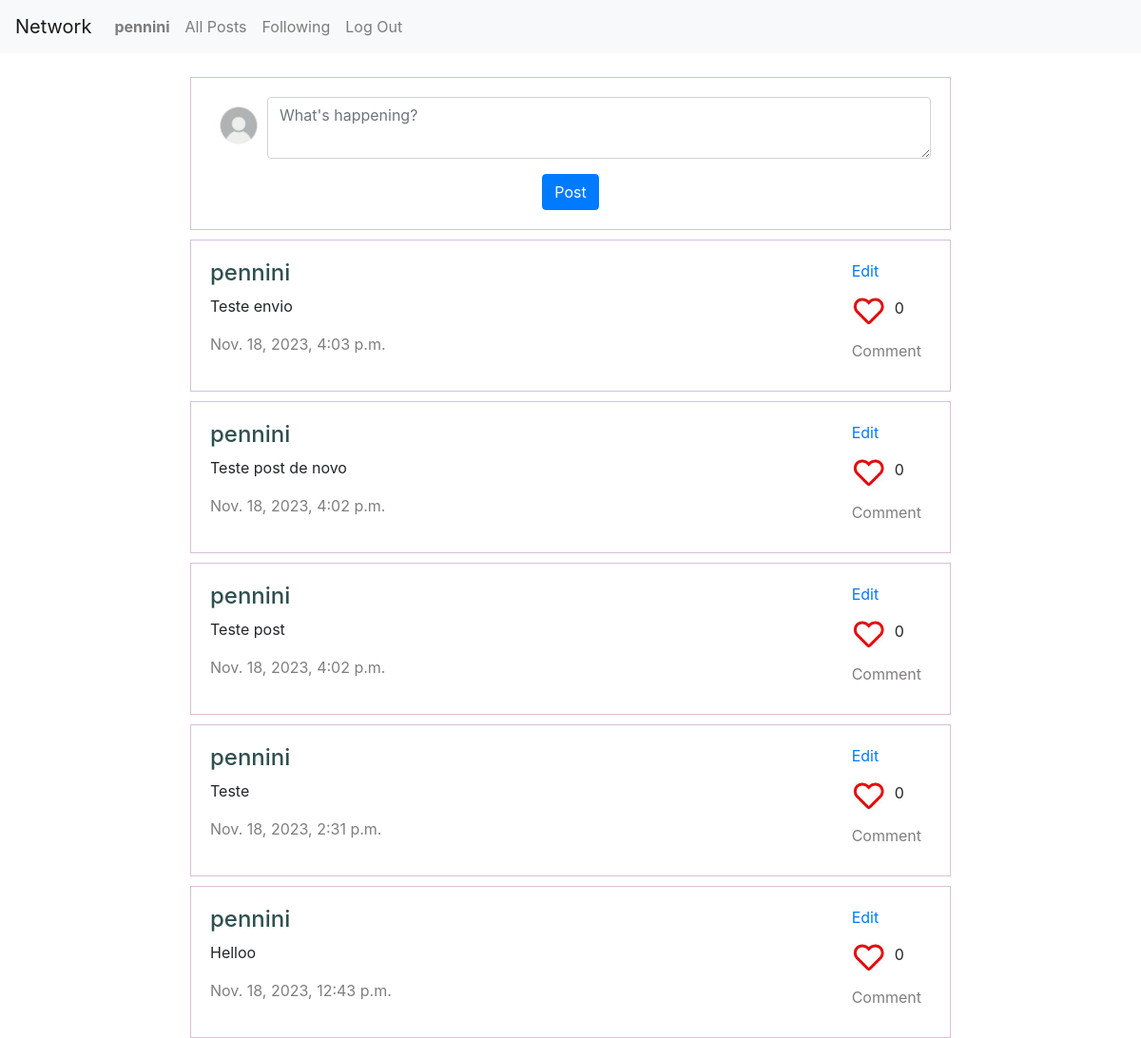
/ (signed in), run on an earlier commit of the app's database.
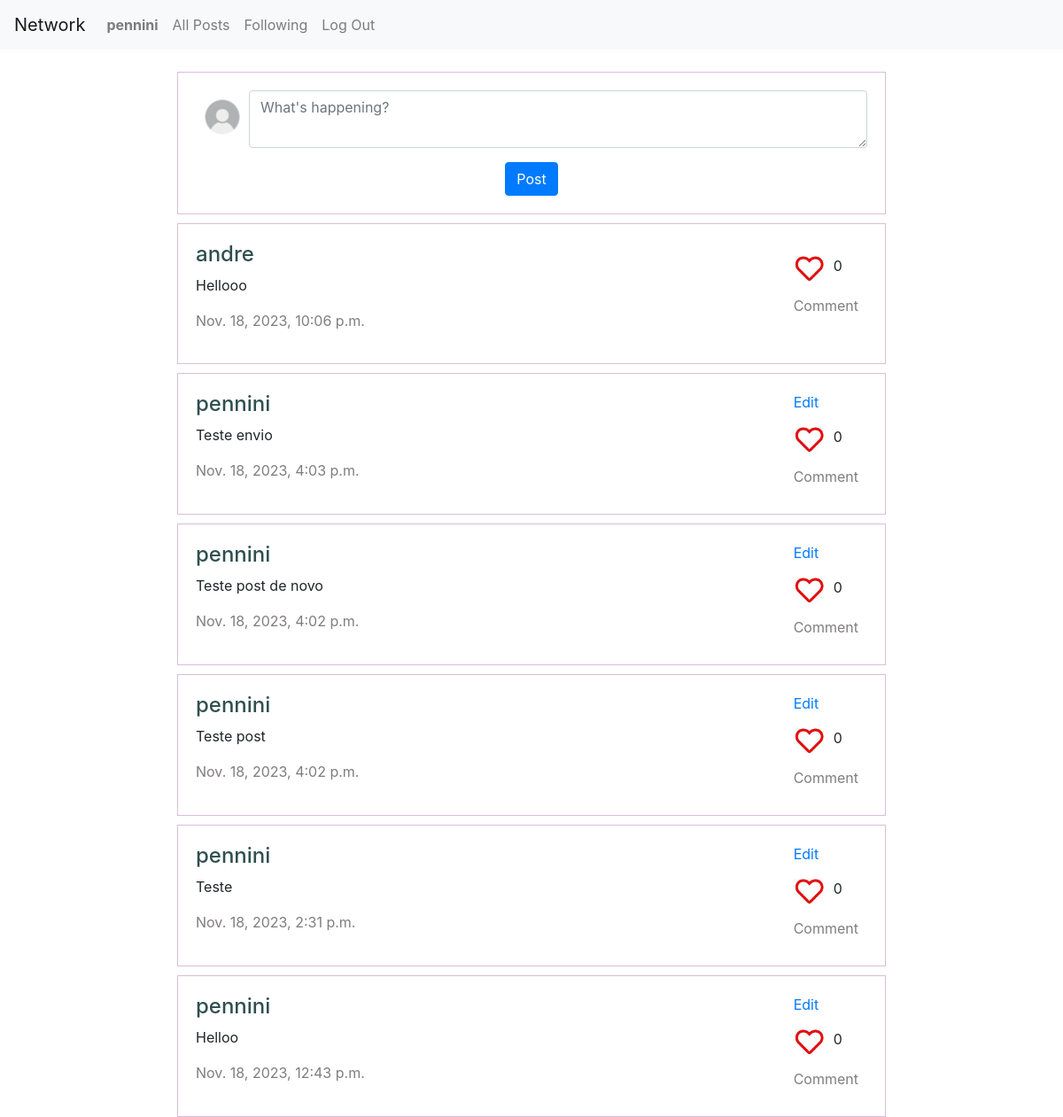
And on a later commit of the database.
### network/models.py (models this page shows, shortened)
class Post(models.Model):
    user = models.ForeignKey(User, on_delete=models.CASCADE, related_name="posts")
    content = models.TextField()
    timestamp = models.DateTimeField(auto_now_add=True)
    likes_post = models.IntegerField(default=0)

class User(AbstractUser):
    pass

### network/views.py (the view)
# urls.py: path("", views.index, name="index"),
def index(request):
    if request.user.is_authenticated:
        posts = Post.objects.order_by("-timestamp").all()
        liked_posts = set(request.user.likes.filter(like=True).values_list('post_id', flat=True))
        for post in posts:
            post.is_liked = post.id in liked_posts
        return render(request, "network/index.html", {
            "posts": posts
        })
    else:
        return HttpResponseRedirect(reverse("login"))

### network/templates/network/index.html (shortened to what this page needs)
{% extends "network/layout.html" %}
{% load static %}
{% block body %}
    <div class="post">
        <form id="compose-post">
            <div class="form-group">
                <img src="{% static 'network/images/avatar.jpg' %}" alt="ícone avatar" class="icone">
                <textarea maxlength="300" type="text" id="text-post" class="form-control" placeholder="What's happening?"></textarea>
            </div>
            <input type="submit" value="Post" class="btn btn-primary">
        </form>
    </div>
    <div id="posts-index">
        {% for post in posts %}
            <div class="post-views">
                <span>
                    <a href="{% url 'profile' post.user.id %}" class="user-id"><h4>{{ post.user }}</h4></a>
                    <p>{{ post.content }}</p>
                    <p class="timestamp">{{ post.timestamp }}</p>
                </span>
                <span>
                    <div class="post-interaction">
                        {% if user.id == post.user.id %}
                            <div class="post-but">
                                <a href="#" class="edit-post" data-id="{{ post.id }}">Edit</a>
                            </div>
                        {% endif %}
                        <div class="like-but">
                            <a href="#" class="like-post">
                                {% if post.is_liked %}
                                    <img data-id="{{ post.id }}" src="{% static 'network/images/like.png' %}" alt="like button" class="icone-like">
                                {% else %}
                                    <img data-id="{{ post.id }}" src="{% static 'network/images/unlike.png' %}" alt="like button" class="icone-like">
                                {% endif %}
                            </a>
                            <div id="like-{{ post.id }}">{{ post.likes_post }}</div>
                        </div>
                        <div class="post-but">
                            <a href="#" class="comment-post" data-id="{{ post.id }}">Comment</a>
                        </div>
                    </div>
                </span>
            </div>
        {% endfor %}
    </div>
{% endblock %}

What changed in the data, as far as the page shows it:
added Post: user "andre", content "Hellooo", timestamp "Nov. 18, 2023, 10:06 p.m.", likes_post "0"
